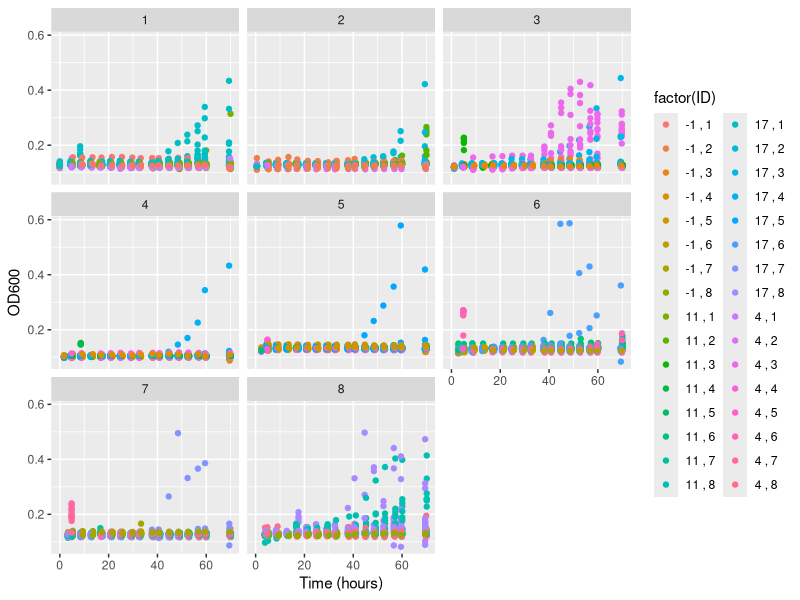
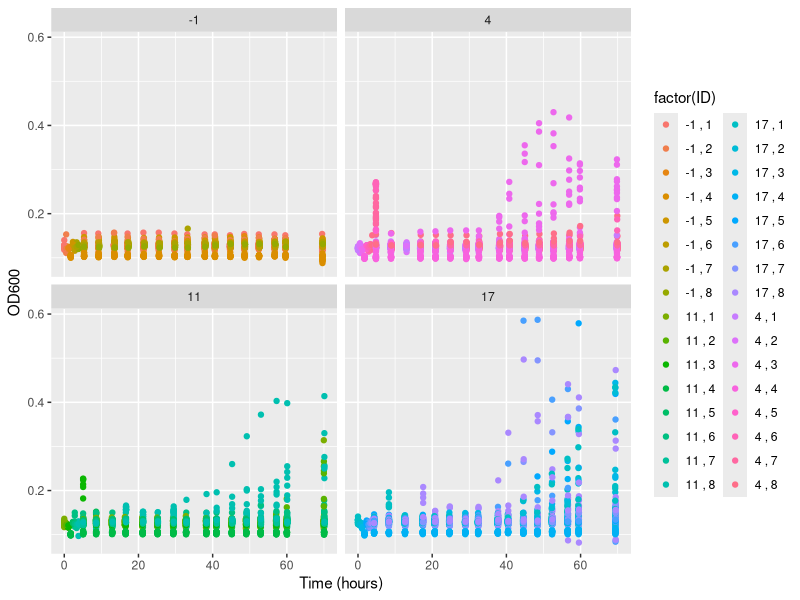
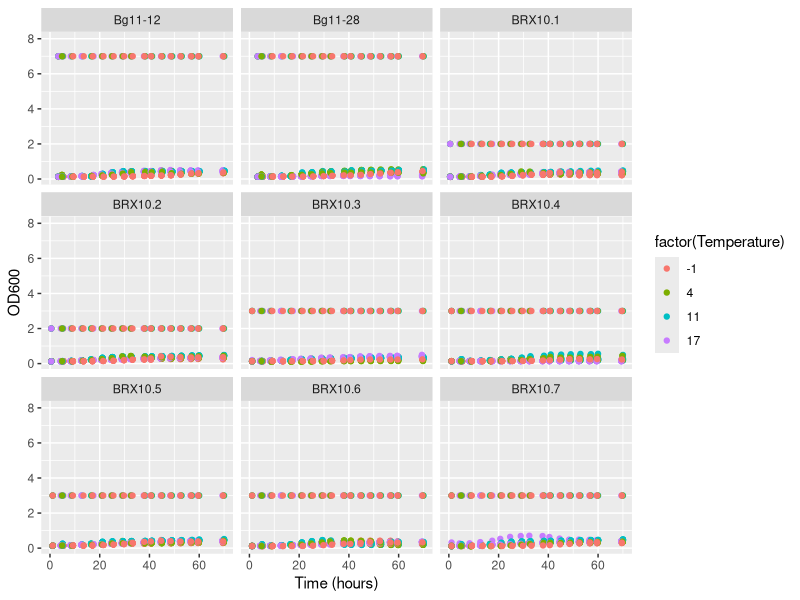
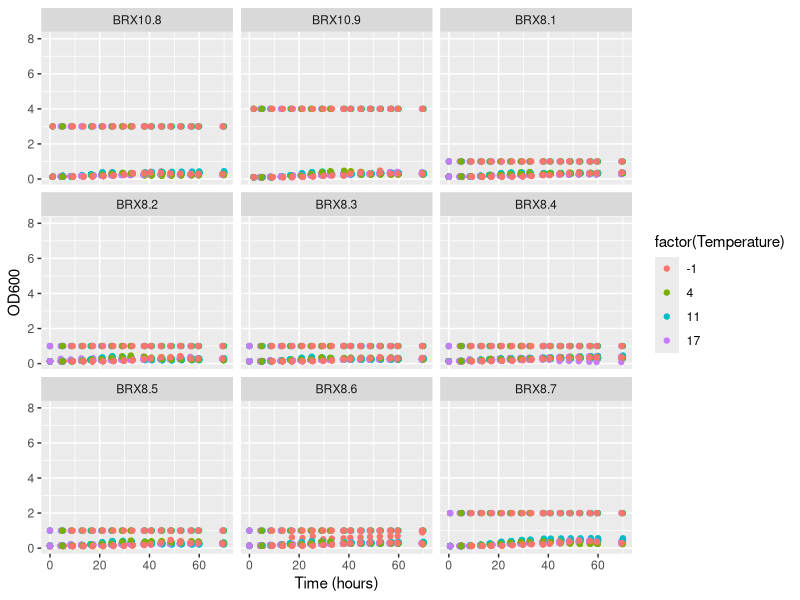
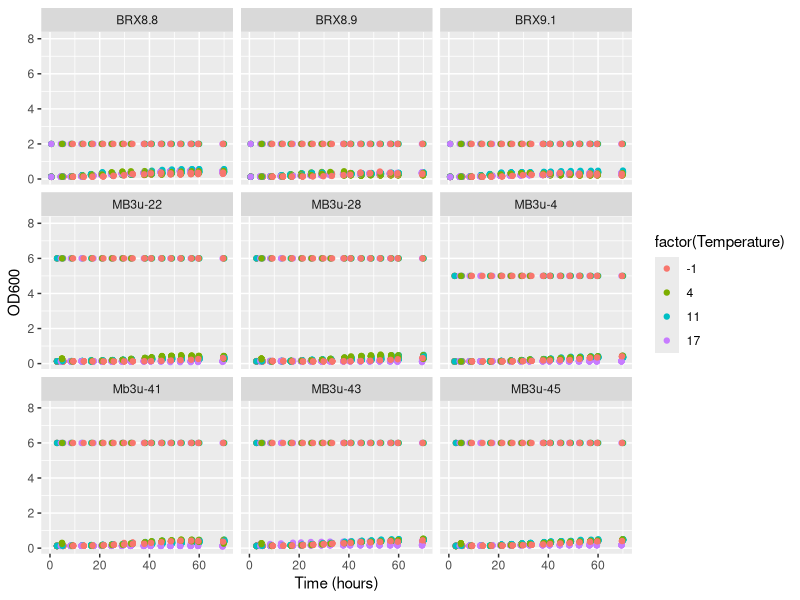
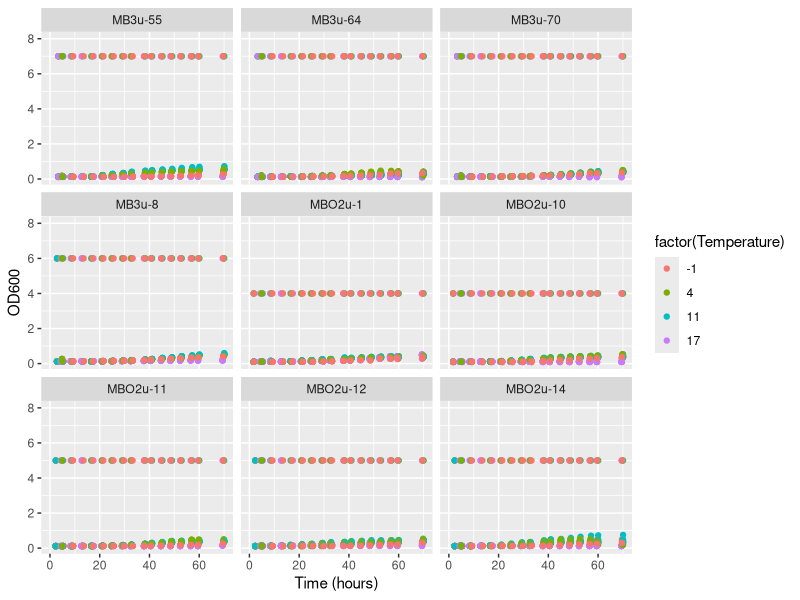
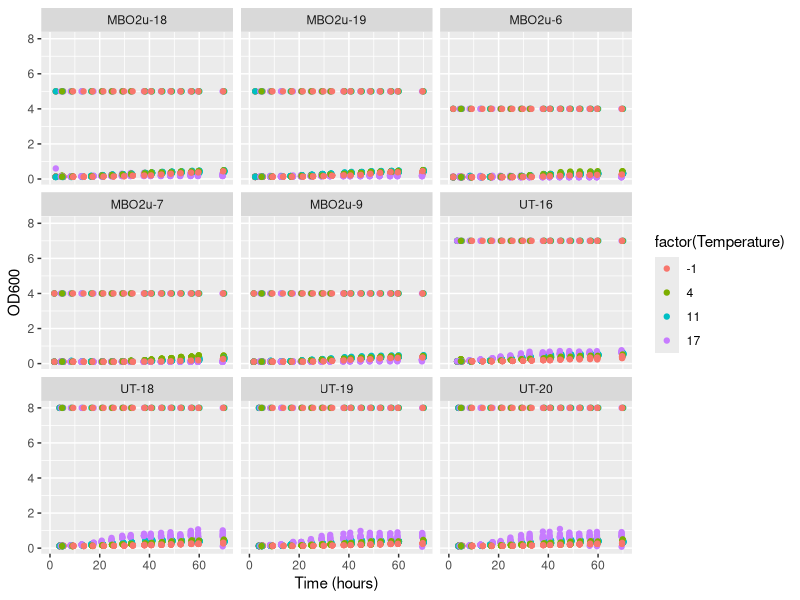
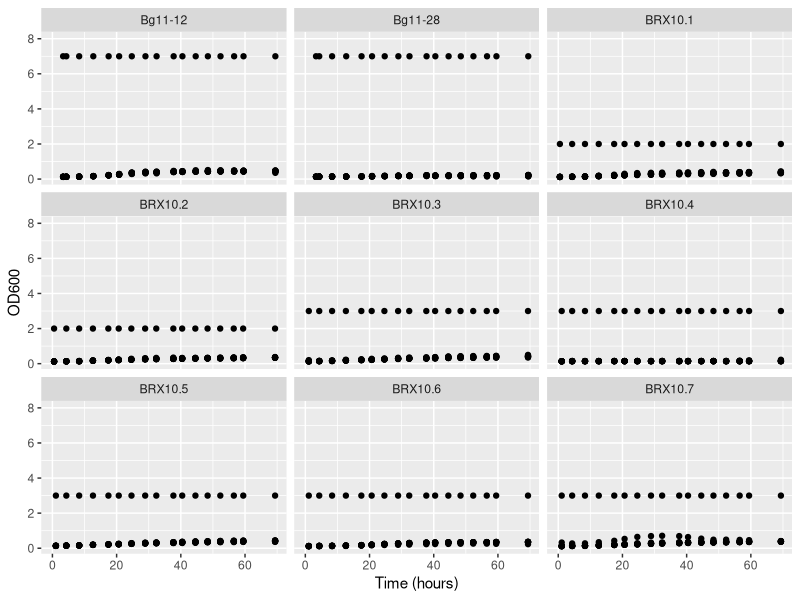

Source code (R) for these figures, in order:
setwd("C:/Users/Anais/OneDrive/Documents/UAF/Research2/Growth Rate Data")
library(readxl)
library(ggplot2)
library(reshape2)
library(tidyverse)
library(gridExtra)
library(ggforce)

Raw_Sheet_List <- excel_sheets("Total Raw Data,2.xlsx")
Blank_Data<- read_excel("Total Raw Data,2.xlsx", sheet = "Blanks")
Blank_Data$`Start Time` <- rep(Blank_Data[[1,2]],nrow(Blank_Data))
Blank_Data$`TD` <- as.numeric(difftime(Blank_Data$`Time Taken`,Blank_Data$`Start Time`,units = "hours"))
Blank_Data$`Time Taken` <- NULL
Blank_Data$`Start Time` <- NULL

GR_Data <- read_excel("Total Raw Data,2.xlsx", sheet = "Data")
GR_Data$`Start Time` <- rep(GR_Data[[1,3]],nrow(GR_Data))
GR_Data$`TD` <- as.numeric(difftime(GR_Data$`Time Taken`,GR_Data$`Start Time`,units = "hours"))
GR_Data$`Time Taken` <- NULL
GR_Data$`Start Time` <- NULL


# View the blanks to see if there is any growth 
B_Data.2 <- melt(Blank_Data,id = c("TD","Temperature","Plate Number","Time Point"))
B_Data.2$`Time Point` <- NULL
B_Data.2$ID <- paste(B_Data.2$Temperature,",", B_Data.2$`Plate Number`)
ggplot(B_Data.2,aes(TD,value, colour = factor(ID))) + 
  geom_point() +
  facet_wrap(~ `Plate Number`) +
  xlab("Time (hours)") + 
  ylab("OD600") 

ggplot(B_Data.2,aes(TD,value, colour = factor(ID))) + 
    geom_point() +
    facet_wrap(~ Temperature) + 
    xlab("Time (hours)") + 
    ylab("OD600") 
  

# View the actually data without subtraction of blanks 
GR_Data.2 <- GR_Data
GR_Data.2$`Plate Number` <- NULL 
GR_Data.2 <- melt(GR_Data,id = c("TD","Temperature","Time Point","Strain"))


 
for (i in 1:5) {
  nam <- paste(i)
  plot <- ggplot(GR_Data.2,aes(TD,value, colour = factor(Temperature))) + 
      geom_point() +
      facet_wrap_paginate(~ Strain, nrow = 3,ncol = 3,page = nam) + 
      xlab("Time (hours)") + 
      ylab("OD600")
  print(plot)
}

ggplot(subset(GR_Data.2,Temperature == "17"))+
  geom_point(aes(TD,value))+
  facet_wrap_paginate(~ Strain, nrow = 3,ncol = 3,page = 1) + 
  xlab("Time (hours)") + 
  ylab("OD600")

#-------------------------------------------------------------------------------------------------------------------------------------------
#Use all of the data from -1 degree for all of the strains
#Use all of the data from 4 degree for all of the strain except for the ones on the 3rd plate where you only use the data up to 40 hours 
#Use all of the data from 11 degree for all of the strain except for the  ones on the 8th plate where you only use the data up to 40 hours 
#Use all of the data frin 17 degree for all of the strain except cut all of the strains at 40 hours and only use that data. 
# If there is no data at all( growth) for any temperature it is one of the ones to possibly redo
GR_Data.3 <- GR_Data[!(GR_Data$Temperature == 4 & GR_Data$`Plate Number`== 3 & GR_Data$TD > 40),]
GR_Data.4 <- GR_Data.3[!(GR_Data.3$Temperature == 11 & GR_Data.3$`Plate Number` == 8 & GR_Data.3$TD > 40),]
GR_Data.5 <- GR_Data.4[!(GR_Data.4$Temperature == 17 & GR_Data.4$TD > 40),]
GR_Data.5$`Plate Number` <- NULL
GR_Data.6 <- melt(GR_Data.5,id = c("TD","Temperature","Time Point","Strain"))
for (i in 1:5) {
  nam <- paste(i)
  plot <- ggplot(GR_Data.6,aes(TD,value, colour = factor(Temperature))) + 
    geom_point() +
    geom_smooth() +
    facet_wrap_paginate(~ Strain, nrow = 3,ncol = 3,page = nam) + 
    xlab("Time (hours)") + 
    ylab("OD600")
  print(plot)
}



